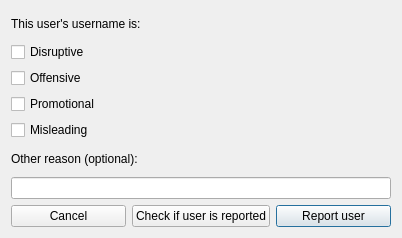
<?xml version="1.0" encoding="UTF-8"?>
<ui version="4.0">
 <class>UAAReport</class>
 <widget class="QDialog" name="UAAReport">
  <property name="geometry">
   <rect>
    <x>0</x>
    <y>0</y>
    <width>402</width>
    <height>238</height>
   </rect>
  </property>
  <property name="windowTitle">
   <string>Report user to UAA</string>
  </property>
  <layout class="QVBoxLayout" name="verticalLayout">
   <item>
    <widget class="QLabel" name="labelUsername">
     <property name="text">
      <string>This user's username is:</string>
     </property>
    </widget>
   </item>
   <item>
    <widget class="QCheckBox" name="checkBoxDisruptive">
     <property name="text">
      <string>Disruptive</string>
     </property>
    </widget>
   </item>
   <item>
    <widget class="QCheckBox" name="checkBoxOffensive">
     <property name="text">
      <string>Offensive</string>
     </property>
    </widget>
   </item>
   <item>
    <widget class="QCheckBox" name="checkBoxPromotional">
     <property name="text">
      <string>Promotional</string>
     </property>
    </widget>
   </item>
   <item>
    <widget class="QCheckBox" name="checkBoxMisleading">
     <property name="text">
      <string>Misleading</string>
     </property>
    </widget>
   </item>
   <item>
    <widget class="QLabel" name="labelOtherReason">
     <property name="text">
      <string>Other reason (optional):</string>
     </property>
    </widget>
   </item>
   <item>
    <widget class="QLineEdit" name="lineEditOtherReason"/>
   </item>
   <item>
    <layout class="QHBoxLayout" name="horizontalLayout">
     <item>
      <widget class="QPushButton" name="btnCancel">
       <property name="text">
        <string>Cancel</string>
       </property>
      </widget>
     </item>
     <item>
      <widget class="QPushButton" name="btnCheck">
       <property name="text">
        <string>Check if user is reported</string>
       </property>
      </widget>
     </item>
     <item>
      <widget class="QPushButton" name="btnReport">
       <property name="text">
        <string>Report user</string>
       </property>
       <property name="default">
        <bool>true</bool>
       </property>
      </widget>
     </item>
    </layout>
   </item>
  </layout>
 </widget>
 <resources/>
 <connections/>
</ui>
